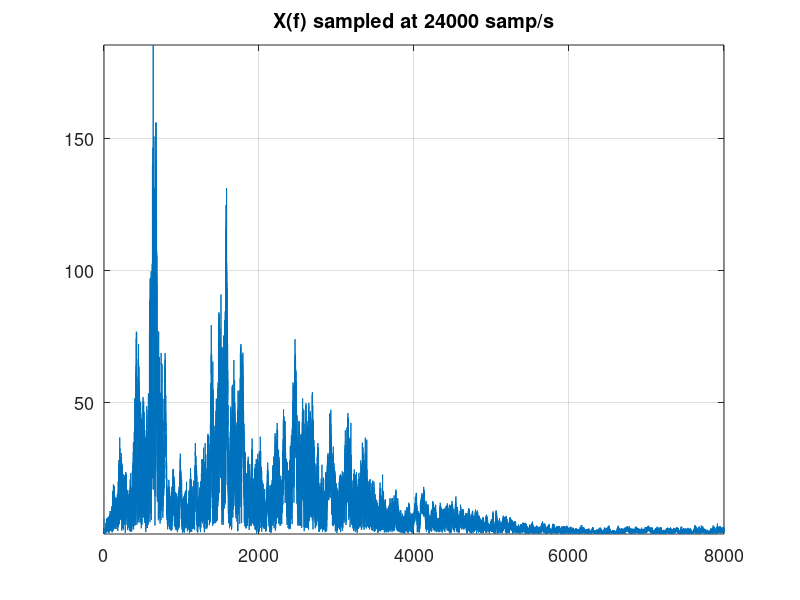
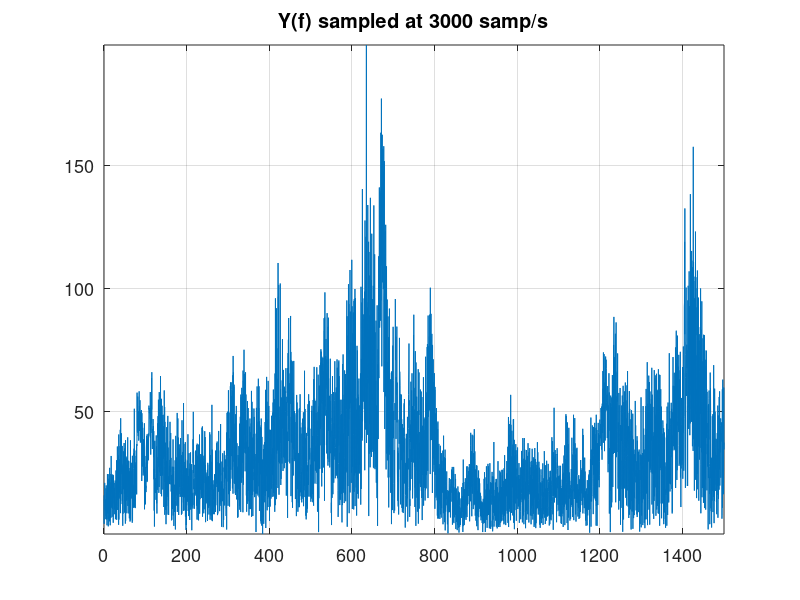
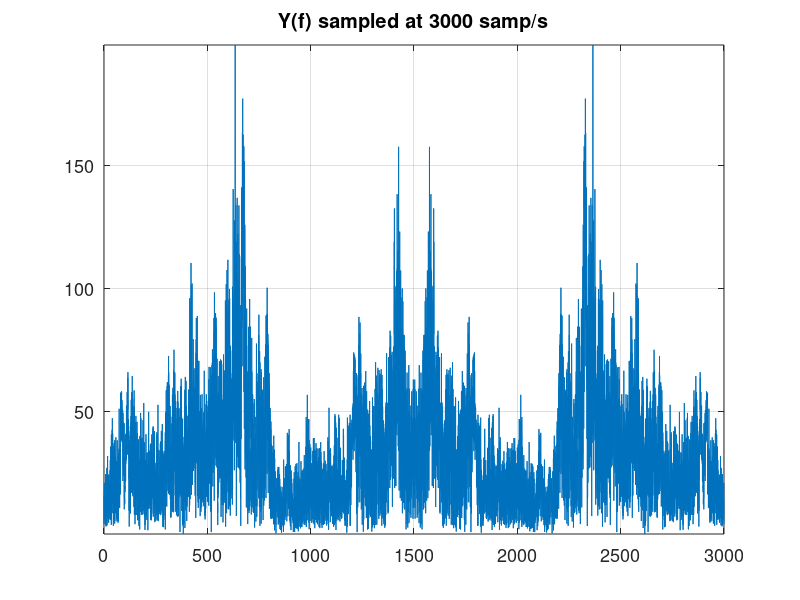

Here is the MATLAB script that generated these plots, in order:
% file: e6_13_sound_alaised2.m
clear; close all; set(0,'defaultAxesFontSize',13);
load P673.mat;   % contains array X with speech signal sampled at 24k samp/s
soundsc(X,24000); % play at 24k samp/sec

% display lower 8 kHz of freqency spectrum
N=length(X)/3; 
F=linspace(0,8000,N); 
FX=abs(fft(X)); 
figure, plot(F,FX(1:N)), grid on, axis tight, title('X(f) sampled at 24000 samp/s');

pause(3);
% Reduce sample rate to 3000 samples/s, by keeping only every eighth sample
Y=X(1:8:end); soundsc(Y,3000);

% display 1.5 kHz of freqency spectrum
N=length(Y)/2; 
F3=linspace(0,1500,N); 
FY=8*abs(fft(Y)); 
figure, plot(F3,FY(1:N)), grid on, axis tight, title('Y(f) sampled at 3000 samp/s');

% display 3 kHz of freqency spectrum
N=length(Y); 
F3=linspace(0,3000,N); 
FY=8*abs(fft(Y)); 
figure, plot(F3,FY(1:N)), grid on, axis tight, title('Y(f) sampled at 3000 samp/s');
